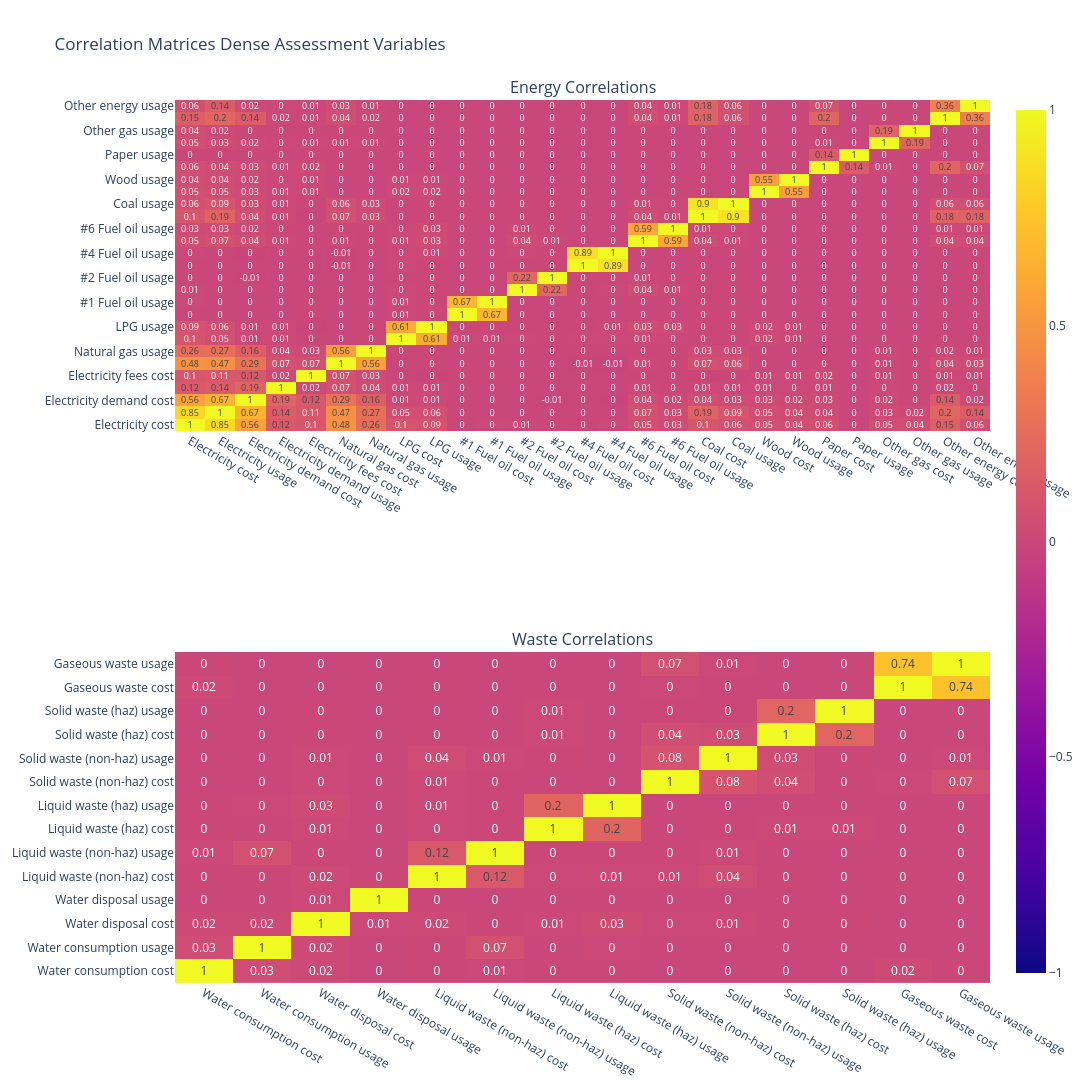

The code cell stored with this chart in its notebook:
### Markdown cell above
## Sparse Assessment Data

This category of the dataset deals with resource consumption, such as electrical consumption, steam consumption, natural gas consumption, etc., and waste generation. I approached this set of variables separately because most plants contain only a subset of resources utilized and wastes generated. My plan for these variables is to treat zeros as zeros and use either PCA or UMAP to do dimensionality reduction. I expect UMAP to handle sparsity better since it uses euclidean distance and does not consider directions of variance individually (as a linear combination), but I'll use PCA to see about how many dimensions reside in the data.

Correlation analysis shows that only strong relationships exist between usages and costs. Electricity and natural gas are somewhat correlated. Costs between resources are somewhat correlated I would suspect because regional variation. Electrical demand usage and electrical usage are not correlated, which is interesting. Electrical demand deals with power supplied in a timely fashion, e.g. for a particular machine, whereas electrical usage characterizes steady-state power consumption. This can be thought of as the difference between streamed tokens versus batched ones -- the former costs more because it's served in real time.

Waste has hardly any correlations at all. The absence of linear relationships across the data mean that PCA will not perform well.

### Code cell
energies = ['EC_plant_cost', 'EC_plant_usage', 'ED_plant_cost', 'ED_plant_usage', 'EF_plant_cost', 'E2_plant_cost', 'E2_plant_usage', 'E3_plant_cost', 'E3_plant_usage', 'E4_plant_cost', 'E4_plant_usage', 'E5_plant_cost', 'E5_plant_usage', 'E6_plant_cost', 'E6_plant_usage', 'E7_plant_cost', 'E7_plant_usage', 'E8_plant_cost', 'E8_plant_usage', 'E9_plant_cost', 'E9_plant_usage', 'E10_plant_cost', 'E10_plant_usage', 'E11_plant_cost', 'E11_plant_usage', 'E12_plant_cost', 'E12_plant_usage'] 
wastes = ['W0_plant_cost', 'W0_plant_usage', 'W1_plant_cost', 'W1_plant_usage', 'W2_plant_cost', 'W2_plant_usage', 'W3_plant_cost', 'W3_plant_usage', 'W4_plant_cost', 'W4_plant_usage', 'W5_plant_cost', 'W5_plant_usage', 'W6_plant_cost', 'W6_plant_usage']

e_labels = {
    "EC": "Electricity", "ED": "Electricity demand", "EF": "Electricity fees",
    "E2": "Natural gas", "E3": "LPG", "E4": "#1 Fuel oil", "E5": "#2 Fuel oil",
    "E6": "#4 Fuel oil", "E7": "#6 Fuel oil", "E8": "Coal", "E9": "Wood",
    "E10": "Paper", "E11": "Other gas", "E12": "Other energy",
}
w_labels = {
    "W0": "Water consumption", "W1": "Water disposal",
    "W2": "Liquid waste (non-haz)", "W3": "Liquid waste (haz)",
    "W4": "Solid waste (non-haz)", "W5": "Solid waste (haz)",
    "W6": "Gaseous waste",
}

def rename_map(cols, labels):
    # "E2_plant_cost" -> "Natural gas cost"
    return {c: f"{labels[c.split('_')[0]]} {c.split('_')[2]}" for c in cols}

E_df = ASSESS_train.select(energies).fill_null(0).rename(rename_map(energies, e_labels))
W_df = ASSESS_train.select(wastes).fill_null(0).rename(rename_map(wastes, w_labels))

E_corr = E_df.corr()
W_corr = W_df.corr()

subs = make_subplots(2, 1, subplot_titles=["Energy Correlations", "Waste Correlations"])

subs.add_trace(go.Heatmap(z=E_corr.to_numpy(), x=E_corr.columns, y=E_corr.columns, zmin=-1, zmax=1, text=np.round(E_corr.to_numpy(), 2), texttemplate="%{text}", showscale=False), 1, 1)
subs.add_trace(go.Heatmap(z=W_corr.to_numpy(), x=W_corr.columns, y=W_corr.columns, zmin=-1, zmax=1, text=np.round(W_corr.to_numpy(), 2), texttemplate="%{text}"), 2, 1)

subs.update_layout(height=1536, width=1280, title_text="Correlation Matrices Dense Assessment Variables")
subs.show()

### Figure 1 — Plotly figure (JSON) as saved in the notebook; plotly's stock layout.template omitted (floating-point values rounded to 4 significant figures; data arrays with more than 128 entries replaced by an {"elided": "..."} marker saying what was removed)
{"data": [{"showscale": false, "text": {"elided": "27x27 float values"}, "texttemplate": "%{text}", "type": "heatmap", "x": ["Electricity cost", "Electricity usage", "Electricity demand cost", "Electricity demand usage", "Electricity fees cost", "Natural gas cost", "Natural gas usage", "LPG cost", "LPG usage", "#1 Fuel oil cost", "#1 Fuel oil usage", "#2 Fuel oil cost", "#2 Fuel oil usage", "#4 Fuel oil cost", "#4 Fuel oil usage", "#6 Fuel oil cost", "#6 Fuel oil usage", "Coal cost", "Coal usage", "Wood cost", "Wood usage", "Paper cost", "Paper usage", "Other gas cost", "Other gas usage", "Other energy cost", "Other energy usage"], "xaxis": "x", "y": ["Electricity cost", "Electricity usage", "Electricity demand cost", "Electricity demand usage", "Electricity fees cost", "Natural gas cost", "Natural gas usage", "LPG cost", "LPG usage", "#1 Fuel oil cost", "#1 Fuel oil usage", "#2 Fuel oil cost", "#2 Fuel oil usage", "#4 Fuel oil cost", "#4 Fuel oil usage", "#6 Fuel oil cost", "#6 Fuel oil usage", "Coal cost", "Coal usage", "Wood cost", "Wood usage", "Paper cost", "Paper usage", "Other gas cost", "Other gas usage", "Other energy cost", "Other energy usage"], "yaxis": "y", "z": {"elided": "27x27 float values"}, "zmax": 1, "zmin": -1}, {"text": {"elided": "14x14 float values"}, "texttemplate": "%{text}", "type": "heatmap", "x": ["Water consumption cost", "Water consumption usage", "Water disposal cost", "Water disposal usage", "Liquid waste (non-haz) cost", "Liquid waste (non-haz) usage", "Liquid waste (haz) cost", "Liquid waste (haz) usage", "Solid waste (non-haz) cost", "Solid waste (non-haz) usage", "Solid waste (haz) cost", "Solid waste (haz) usage", "Gaseous waste cost", "Gaseous waste usage"], "xaxis": "x2", "y": ["Water consumption cost", "Water consumption usage", "Water disposal cost", "Water disposal usage", "Liquid waste (non-haz) cost", "Liquid waste (non-haz) usage", "Liquid waste (haz) cost", "Liquid waste (haz) usage", "Solid waste (non-haz) cost", "Solid waste (non-haz) usage", "Solid waste (haz) cost", "Solid waste (haz) usage", "Gaseous waste cost", "Gaseous waste usage"], "yaxis": "y2", "z": {"elided": "14x14 float values"}, "zmax": 1, "zmin": -1}], "layout": {"annotations": [{"font": {"size": 16}, "showarrow": false, "text": "Energy Correlations", "x": 0.5, "xanchor": "center", "xref": "paper", "y": 1, "yanchor": "bottom", "yref": "paper"}, {"font": {"size": 16}, "showarrow": false, "text": "Waste Correlations", "x": 0.5, "xanchor": "center", "xref": "paper", "y": 0.375, "yanchor": "bottom", "yref": "paper"}], "height": 1536, "title": {"text": "Correlation Matrices Dense Assessment Variables"}, "width": 1280, "xaxis": {"anchor": "y", "domain": [0, 1]}, "xaxis2": {"anchor": "y2", "domain": [0, 1]}, "yaxis": {"anchor": "x", "domain": [0.625, 1]}, "yaxis2": {"anchor": "x2", "domain": [0, 0.375]}}}
